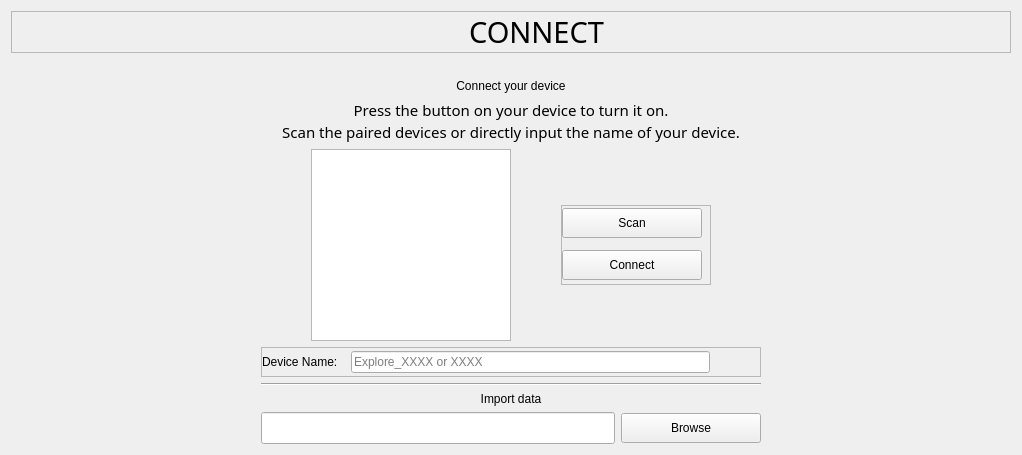
            <widget class="QWidget" name="page_bt">
             <property name="styleSheet">
              <string notr="true"/>
             </property>
             <layout class="QVBoxLayout" name="verticalLayout_17">
              <item>
               <widget class="QFrame" name="frame_bt_title">
                <property name="maximumSize">
                 <size>
                  <width>16777215</width>
                  <height>50</height>
                 </size>
                </property>
                <property name="styleSheet">
                 <string notr="true"/>
                </property>
                <property name="frameShape">
                 <enum>QFrame::StyledPanel</enum>
                </property>
                <property name="frameShadow">
                 <enum>QFrame::Raised</enum>
                </property>
                <layout class="QHBoxLayout" name="horizontalLayout_37">
                 <property name="spacing">
                  <number>0</number>
                 </property>
                 <property name="leftMargin">
                  <number>0</number>
                 </property>
                 <property name="topMargin">
                  <number>0</number>
                 </property>
                 <property name="rightMargin">
                  <number>0</number>
                 </property>
                 <property name="bottomMargin">
                  <number>0</number>
                 </property>
                 <item>
                  <widget class="QLabel" name="bt_log">
                   <property name="maximumSize">
                    <size>
                     <width>51</width>
                     <height>51</height>
                    </size>
                   </property>
                   <property name="text">
                    <string/>
                   </property>
                   <property name="pixmap">
                    <pixmap resource="app_resources.qrc">:/image/images/MentalabLogo.png</pixmap>
                   </property>
                   <property name="scaledContents">
                    <bool>true</bool>
                   </property>
                  </widget>
                 </item>
                 <item>
                  <widget class="QLabel" name="bt_title">
                   <property name="minimumSize">
                    <size>
                     <width>0</width>
                     <height>0</height>
                    </size>
                   </property>
                   <property name="font">
                    <font>
                     <family>DM Sans</family>
                     <pointsize>22</pointsize>
                     <weight>50</weight>
                     <italic>false</italic>
                     <bold>false</bold>
                    </font>
                   </property>
                   <property name="text">
                    <string>CONNECT</string>
                   </property>
                   <property name="alignment">
                    <set>Qt::AlignCenter</set>
                   </property>
                  </widget>
                 </item>
                </layout>
               </widget>
              </item>
              <item>
               <spacer name="verticalSpacer_5">
                <property name="orientation">
                 <enum>Qt::Vertical</enum>
                </property>
                <property name="sizeType">
                 <enum>QSizePolicy::Maximum</enum>
                </property>
                <property name="sizeHint" stdset="0">
                 <size>
                  <width>20</width>
                  <height>20</height>
                 </size>
                </property>
               </spacer>
              </item>
              <item>
               <layout class="QVBoxLayout" name="verticalLayout_6">
                <property name="leftMargin">
                 <number>250</number>
                </property>
                <property name="rightMargin">
                 <number>250</number>
                </property>
                <item>
                 <widget class="QLabel" name="label_explore_name_3">
                  <property name="maximumSize">
                   <size>
                    <width>16777215</width>
                    <height>30</height>
                   </size>
                  </property>
                  <property name="styleSheet">
                   <string notr="true"/>
                  </property>
                  <property name="text">
                   <string>&lt;html&gt;&lt;head/&gt;&lt;body&gt;&lt;p&gt;Connect your device&lt;/p&gt;&lt;/body&gt;&lt;/html&gt;</string>
                  </property>
                  <property name="alignment">
                   <set>Qt::AlignCenter</set>
                  </property>
                 </widget>
                </item>
                <item>
                 <widget class="QLabel" name="label_10">
                  <property name="font">
                   <font>
                    <family>DM Sans</family>
                    <pointsize>11</pointsize>
                    <weight>50</weight>
                    <italic>false</italic>
                    <bold>false</bold>
                   </font>
                  </property>
                  <property name="styleSheet">
                   <string notr="true"/>
                  </property>
                  <property name="text">
                   <string>&lt;!DOCTYPE HTML PUBLIC &quot;-//W3C//DTD HTML 4.0//EN&quot; &quot;http://www.w3.org/TR/REC-html40/strict.dtd&quot;&gt;
&lt;html&gt;&lt;head&gt;&lt;meta name=&quot;qrichtext&quot; content=&quot;1&quot; /&gt;&lt;style type=&quot;text/css&quot;&gt;
p, li { white-space: pre-wrap; }
&lt;/style&gt;&lt;/head&gt;&lt;body style=&quot; font-family:'DM Sans'; font-size:11pt; font-weight:400; font-style:normal;&quot;&gt;
&lt;p align=&quot;center&quot; style=&quot; margin-top:0px; margin-bottom:0px; margin-left:0px; margin-right:0px; -qt-block-indent:0; text-indent:0px;&quot;&gt;&lt;span style=&quot; font-family:'Segoe UI';&quot;&gt;Press the button on your device to turn it on.&lt;/span&gt;&lt;/p&gt;
&lt;p align=&quot;center&quot; style=&quot; margin-top:0px; margin-bottom:0px; margin-left:0px; margin-right:0px; -qt-block-indent:0; text-indent:0px;&quot;&gt;&lt;span style=&quot; font-family:'Segoe UI';&quot;&gt;Scan the paired devices or directly input the name of your device.&lt;/span&gt;&lt;/p&gt;&lt;/body&gt;&lt;/html&gt;</string>
                  </property>
                  <property name="wordWrap">
                   <bool>true</bool>
                  </property>
                 </widget>
                </item>
                <item>
                 <layout class="QHBoxLayout" name="horizontalLayout_9">
                  <property name="spacing">
                   <number>0</number>
                  </property>
                  <item>
                   <widget class="QListWidget" name="list_devices">
                    <property name="maximumSize">
                     <size>
                      <width>200</width>
                      <height>200</height>
                     </size>
                    </property>
                    <property name="cursor" stdset="0">
                     <cursorShape>ArrowCursor</cursorShape>
                    </property>
                    <property name="styleSheet">
                     <string notr="true"/>
                    </property>
                   </widget>
                  </item>
                  <item>
                   <widget class="QFrame" name="frame_btns_scan_connect">
                    <property name="maximumSize">
                     <size>
                      <width>150</width>
                      <height>80</height>
                     </size>
                    </property>
                    <property name="styleSheet">
                     <string notr="true"/>
                    </property>
                    <property name="frameShape">
                     <enum>QFrame::StyledPanel</enum>
                    </property>
                    <property name="frameShadow">
                     <enum>QFrame::Raised</enum>
                    </property>
                    <layout class="QVBoxLayout" name="verticalLayout_38">
                     <property name="spacing">
                      <number>10</number>
                     </property>
                     <property name="leftMargin">
                      <number>0</number>
                     </property>
                     <property name="topMargin">
                      <number>0</number>
                     </property>
                     <property name="rightMargin">
                      <number>0</number>
                     </property>
                     <property name="bottomMargin">
                      <number>0</number>
                     </property>
                     <item>
                      <widget class="QPushButton" name="btn_scan">
                       <property name="sizePolicy">
                        <sizepolicy hsizetype="Minimum" vsizetype="Minimum">
                         <horstretch>0</horstretch>
                         <verstretch>0</verstretch>
                        </sizepolicy>
                       </property>
                       <property name="minimumSize">
                        <size>
                         <width>140</width>
                         <height>30</height>
                        </size>
                       </property>
                       <property name="maximumSize">
                        <size>
                         <width>140</width>
                         <height>30</height>
                        </size>
                       </property>
                       <property name="cursor">
                        <cursorShape>PointingHandCursor</cursorShape>
                       </property>
                       <property name="styleSheet">
                        <string notr="true"/>
                       </property>
                       <property name="text">
                        <string>Scan</string>
                       </property>
                       <property name="flat">
                        <bool>false</bool>
                       </property>
                      </widget>
                     </item>
                     <item>
                      <widget class="QPushButton" name="btn_connect">
                       <property name="sizePolicy">
                        <sizepolicy hsizetype="Preferred" vsizetype="Preferred">
                         <horstretch>0</horstretch>
                         <verstretch>0</verstretch>
                        </sizepolicy>
                       </property>
                       <property name="minimumSize">
                        <size>
                         <width>140</width>
                         <height>30</height>
                        </size>
                       </property>
                       <property name="maximumSize">
                        <size>
                         <width>140</width>
                         <height>30</height>
                        </size>
                       </property>
                       <property name="cursor">
                        <cursorShape>PointingHandCursor</cursorShape>
                       </property>
                       <property name="text">
                        <string>Connect</string>
                       </property>
                      </widget>
                     </item>
                    </layout>
                   </widget>
                  </item>
                 </layout>
                </item>
                <item alignment="Qt::AlignHCenter">
                 <widget class="QFrame" name="frame_8">
                  <property name="sizePolicy">
                   <sizepolicy hsizetype="Expanding" vsizetype="Preferred">
                    <horstretch>0</horstretch>
                    <verstretch>0</verstretch>
                   </sizepolicy>
                  </property>
                  <property name="minimumSize">
                   <size>
                    <width>500</width>
                    <height>30</height>
                   </size>
                  </property>
                  <property name="maximumSize">
                   <size>
                    <width>16777215</width>
                    <height>16777215</height>
                   </size>
                  </property>
                  <property name="frameShape">
                   <enum>QFrame::StyledPanel</enum>
                  </property>
                  <property name="frameShadow">
                   <enum>QFrame::Raised</enum>
                  </property>
                  <layout class="QHBoxLayout" name="horizontalLayout_16">
                   <property name="spacing">
                    <number>10</number>
                   </property>
                   <property name="leftMargin">
                    <number>0</number>
                   </property>
                   <property name="topMargin">
                    <number>0</number>
                   </property>
                   <property name="rightMargin">
                    <number>50</number>
                   </property>
                   <property name="bottomMargin">
                    <number>0</number>
                   </property>
                   <item>
                    <widget class="QLabel" name="label_15">
                     <property name="styleSheet">
                      <string notr="true"/>
                     </property>
                     <property name="text">
                      <string>Device Name: </string>
                     </property>
                    </widget>
                   </item>
                   <item>
                    <widget class="QLineEdit" name="dev_name_input">
                     <property name="styleSheet">
                      <string notr="true">
/*background-color: rgb(83, 88, 123);*/
</string>
                     </property>
                     <property name="placeholderText">
                      <string>Explore_XXXX or XXXX</string>
                     </property>
                    </widget>
                   </item>
                  </layout>
                 </widget>
                </item>
                <item>
                 <widget class="Line" name="line_2">
                  <property name="styleSheet">
                   <string notr="true"/>
                  </property>
                  <property name="orientation">
                   <enum>Qt::Horizontal</enum>
                  </property>
                 </widget>
                </item>
                <item>
                 <widget class="QLabel" name="label_16">
                  <property name="text">
                   <string>Import data</string>
                  </property>
                  <property name="alignment">
                   <set>Qt::AlignCenter</set>
                  </property>
                 </widget>
                </item>
                <item>
                 <layout class="QHBoxLayout" name="horizontalLayout_28">
                  <item>
                   <widget class="QLineEdit" name="le_data_path">
                    <property name="font">
                     <font>
                      <family>DM Sans</family>
                      <pointsize>13</pointsize>
                      <weight>50</weight>
                      <italic>false</italic>
                      <bold>false</bold>
                     </font>
                    </property>
                   </widget>
                  </item>
                  <item>
                   <widget class="QPushButton" name="btn_import_data">
                    <property name="sizePolicy">
                     <sizepolicy hsizetype="Preferred" vsizetype="Preferred">
                      <horstretch>0</horstretch>
                      <verstretch>0</verstretch>
                     </sizepolicy>
                    </property>
                    <property name="minimumSize">
                     <size>
                      <width>140</width>
                      <height>30</height>
                     </size>
                    </property>
                    <property name="maximumSize">
                     <size>
                      <width>140</width>
                      <height>30</height>
                     </size>
                    </property>
                    <property name="cursor">
                     <cursorShape>PointingHandCursor</cursorShape>
                    </property>
                    <property name="text">
                     <string>Browse</string>
                    </property>
                   </widget>
                  </item>
                 </layout>
                </item>
               </layout>
              </item>
             </layout>
            </widget>
